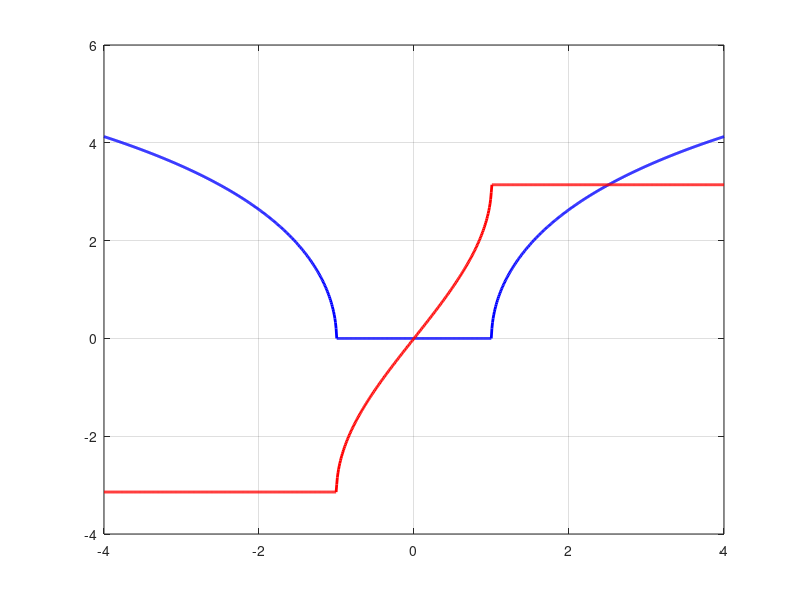

MATLAB code for this plot:
w=linspace(-4,4,1000);
alfa=2*acosh(w);
beta=2*asin(w);
P1=plot(w,alfa,'r');
set(P1,'color',[0,0,1],'linewidth',2);
hold on;
P2=plot(w,beta);
set(P2,'color',[1,0,0],'linewidth',2);
grid on;